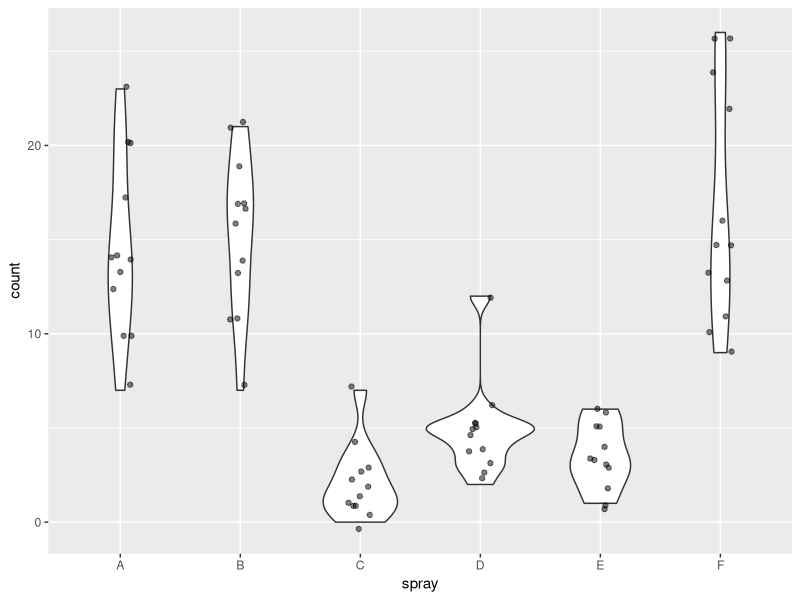

This chart was generated by the following R code:
# To complete the following exercises, you must use either base R or tidyverse functions.  
# Manual searching or hard-coding answers will not be graded.

library(tidyverse)

# sampling ----------------------------------------------------------------

# GUIDE:
# The original `iris` dataset has 150 observations, with 50 samples per species.
# Convert the base R `iris` dataframe to a tibble for easier manipulation.
df_iris <- as_tibble(iris)

# Using `nrow(df_iris)` will confirm there are 150 rows.
nrow(df_iris) # return 150

# Using `group_by()` will confirm there are 50 rows for each species.
df_iris %>% 
  group_by(Species) %>% 
  summarize(n_sample = n()) # return n_sample = 50 each

# The function `sample_n(size = 3)` randomly selects 3 observations from the dataset. 
# When applied after `filter(Species == XX)`, it samples 3 observations from a given species.
df_s3 <- df_iris %>% 
  filter(Species == "versicolor") %>% 
  sample_n(size = 3)

# You can take the mean of a selected column using `pull()` and `mean()`
df_s3 %>% 
  pull(Petal.Width) %>% 
  mean()

# Questions:
# 1. Create a `for` loop (with loop index `i`) to perform the following steps for 100 iterations:
#    a. Randomly sample 5 individuals of "versicolor".
#    b. Calculate the mean of their "Petal.Width" values.
#    c. Assign the result to `mu5[i]`. 
#       (Hint: initialize an empty object `mu5` before starting the loop.)
#    This procedure will yield 100 estimates of the mean Petal.Width from 5 individuals.

mu5 <- NULL
for (i in 1:100) {
  mu5[i] <- df_iris %>% 
    filter(Species == "versicolor") %>% 
    sample_n(size = 5) %>% 
    pull(Petal.Width) %>% 
    mean()
}

# 2. Calculate the standard deviation of `mu5` and assign it to `s_mu5`.

(s_mu5 <- sd(mu5))

# 3. Repeat step 1 but sample 20 individuals in each iteration, and assign the results to `mu20`.

mu20 <- NULL
for (i in 1:100) {
  mu20[i] <- df_iris %>% 
    filter(Species == "versicolor") %>% 
    sample_n(size = 20) %>% 
    pull(Petal.Width) %>% 
    mean()
}

# 4. Calculate the standard deviation of `mu20` and assign it to `s_mu20`.
#    Verify that `s_mu20` is smaller than `s_mu5` by printing the comparison (`s_mu20 < s_mu5`)

(s_mu20 <- sd(mu20))
s_mu20 < s_mu5 #TRUE

# probability density -----------------------------------------------------

# GUIDE:
# For continuous variables (e.g., body length), we use a probability density function (PDF) 
# to describe how values are distributed and how likely different values are.
# R provides built-in functions to work with probability distributions:
# - Probability Density Functions (PDF) for evaluating how likely a value is.
# - Cumulative Distribution Functions (CDF) for evaluating the probability 
#   that a value is less than or equal to a given number.
# These functions are available for many common distributions (e.g., normal).

# `dnorm(x = 1, mean = 0, sd = 1)` calculates the probability density of x = 1 
# for a normal distribution with mean = 0 and standard deviation = 1.
# Probability density tells us how "likely" a value is relative to other values.
# In this example, x = 1 is more likely than x = 2 under this distribution.

dnorm(x = 1, mean = 0, sd = 1)  # returns 0.2419707
dnorm(x = 2, mean = 0, sd = 1)  # returns 0.05399097

# `pnorm(q = 1, mean = 0, sd = 1)` calculates the probability (not probability density!) of x <= 1
# for a normal distribution with mean = 0 and standard deviation = 1.
pnorm(q = 1, mean = 0, sd = 1) # returns 0.8413447
pnorm(q = 0, mean = 0, sd = 1) # returns 0.5

# Questions:
# 1. Calculate the probability that 0 < x <= 10 for a normal distribution with mean = 5 and sd = 3.
#    Hint: Use `pnorm()` function and subtract P(x <= 0) from P(x <= 10).

pnorm(10, mean = 5, sd = 3) - pnorm(0, mean = 5, sd = 3)

# 2. Calculate the probability that 0 < x <= 10 for a normal distribution with mean = -5 and sd = 3.

pnorm(10, mean = -5, sd = 3) - pnorm(0, mean = -5, sd = 3)

# t-test ------------------------------------------------------------------

# GUIDE:
# The `t.test()` function in R can perform a t-test with two options for handling variances: `var.equal = TRUE` or `FALSE`.
# - If the equal-variance assumption holds, using `var.equal = TRUE` can increase the power to detect a true difference.
# - If the assumption is seriously violated, using `var.equal = TRUE` may produce incorrect or misleading results.
# Even though both options can give similar results in many cases, it is important to understand the assumptions behind each test.

# Questions:
# 1. Using the `df_iris` dataset, calculate the variance of "Petal.Length" for each species.
#    (Hint: use `group_by()` and `summarize()` from dplyr.)

df_iris %>% 
  group_by(Species) %>% 
  summarize(
    var_pl = var(Petal.Length)
  )

# 2. Perform a t-test comparing "Petal.Length" between "setosa" and "versicolor".
#    Choose the appropriate `var.equal` option depending on whether the SDs appear equal.

x <- df_iris %>% 
  filter(Species == "setosa") %>% 
  pull(Petal.Length)

y <- df_iris %>% 
  filter(Species == "versicolor") %>% 
  pull(Petal.Length)

t.test(x, y, var.equal = FALSE)

# t.test accepts formula
# the following code works too
df_iris %>% 
  filter(Species != "virginica") %>% 
  t.test(Petal.Length ~ Species, .)


# anova -------------------------------------------------------------------

# GUIDE:
# The `aov()` function in R can be used to perform ANOVA.
# The built-in dataset `InsectSprays` provides a useful example.
# It contains insect count data for different types of insect sprays.

df_insect <- as_tibble(InsectSprays)

# Questions:
# 1. Using the `df_insect` dataset, create a plot to visualize the distribution of insect counts for each spray type.
#    - Use a violin plot to show the distribution and include the median (y = count, x = spray).
#    - Add individual data points with a small horizontal jitter for clarity.

df_insect %>% 
  ggplot(
    aes(x = spray,
        y = count)
  ) +
  geom_violin(
    quantile.linetype = 1,
    quantiles = 0.5
  ) +
  geom_jitter(
    width = 0.1,
    alpha = 0.5
  )

# Question:
# 2. Using the `df_insect` dataset, perform a one-way ANOVA to test whether insect counts differ among spray types.
#    - Use the `aov()` function and display the summary of the model with `summary()`.
#    - Report if there was a significant difference between spray groups.

fit <- aov(count ~ spray, df_insect)
summary(fit)
# significant difference among groups
